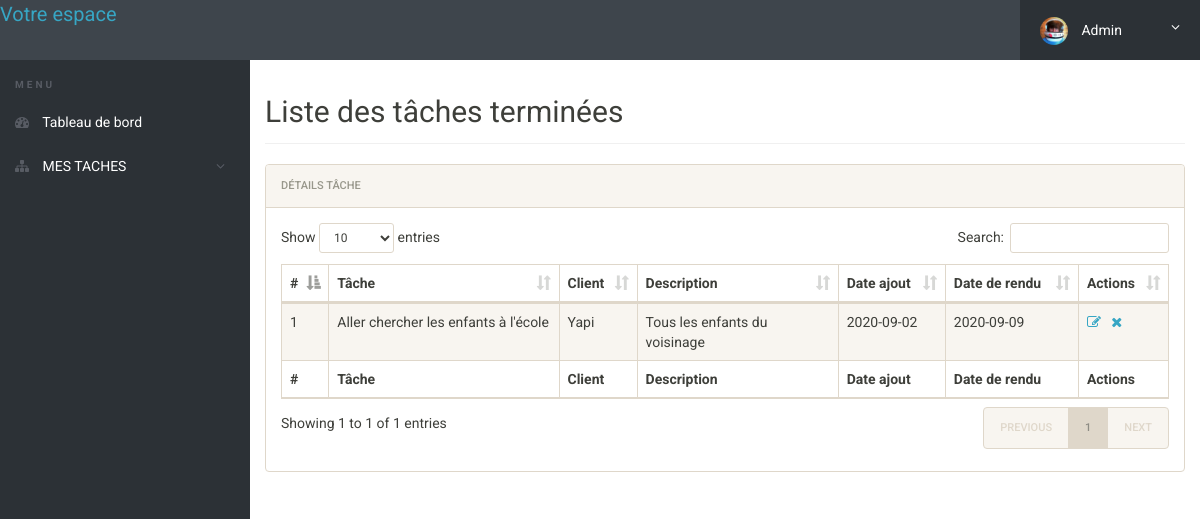
Page /tasks-finished.php (signed in) on the committed database.
### tables this page shows
CREATE TABLE `taches` (
  `id_tach` int(11) NOT NULL,
  `nom_tache` varchar(255) NOT NULL,
  `nom_client` varchar(255) NOT NULL,
  `description` text NOT NULL,
  `date_ajout` date NOT NULL,
  `date_rendu` date NOT NULL,
  `statut` varchar(60) NOT NULL
);

### tasks-finished.php (the view, shortened to what this page needs)
<?php
include('includes/config.php');
if(strlen($_SESSION['alogin'])==0)
	{
header('location:index.php');
}
else{
 ?>
<!doctype html>
<html lang="en" class="no-js">
<head>
	<link rel="stylesheet" href="css/font-awesome.min.css">
	<link rel="stylesheet" href="css/bootstrap.min.css">
	<link rel="stylesheet" href="css/dataTables.bootstrap.min.css">
	<link rel="stylesheet" href="css/bootstrap-social.css">
	<link rel="stylesheet" href="css/bootstrap-select.css">
	<link rel="stylesheet" href="css/fileinput.min.css">
	<link rel="stylesheet" href="css/awesome-bootstrap-checkbox.css">
	<link rel="stylesheet" href="css/style.css">
</head>
<body>
	<?php include('includes/header.php');?>
	<div class="ts-main-content">
		<?php include('includes/leftbar.php');?>
		<div class="content-wrapper">
			<div class="container-fluid">
				<div class="row">
					<div class="col-md-12">
						<h2 class="page-title">Liste des tâches terminées</h2>
						<div class="panel panel-default">
							<div class="panel-heading">Détails tâche</div>
							<div class="panel-body">
								<table id="zctb" class="display table table-striped table-bordered table-hover" cellspacing="0" width="100%">
									<thead>
										<tr>
										<th>#</th>
											<th>Tâche</th>
											<th>Client </th>
											<th>Description</th>
											<th>Date ajout</th>
											<th>Date de rendu</th>
											<th>Actions</th>
										</tr>
									</thead>
									<tfoot>
										<tr>
										<th>#</th>
											<th>Tâche</th>
											<th>Client </th>
											<th>Description</th>
											<th>Date ajout</th>
											<th>Date de rendu</th>
											<th>Actions</th>
										</tr>
									</tfoot>
									<tbody>
<?php
	$sql = "SELECT * from taches where statut = 'terminée'";
	$query = $dbh -> prepare($sql);
	$query->execute();
	$results=$query->fetchAll(PDO::FETCH_OBJ);
	$cnt=1;
	if($query->rowCount() > 0)
	{
	foreach($results as $result)
{
?>
										<tr>
											<td><?php echo htmlentities($cnt);?></td>
											<td><?php echo htmlentities($result->nom_tache);?></td>
											<td><?php echo htmlentities($result->nom_client);?></td>
											<td><?php echo htmlentities($result->description);?></td>
											<td><?php echo htmlentities($result->date_ajout);?></td>
												<td><?php echo htmlentities($result->date_rendu);?></td>
											<td><a href="edit-task.php?id=<?php echo $result->id_tach;?>"><i class="fa fa-edit"></i></a>&nbsp;&nbsp;
												<a href="manage-tasks.php?del=<?php echo $result->id_tach;?>" onclick="return confirm('Voulez-vous vraiment supprimer la tâche ? ');"><i class="fa fa-close"></i></a></td>
										</tr>
										<?php $cnt=$cnt+1; }} ?>
									</tbody>
								</table>
							</div>
						</div>
					</div>
				</div>
			</div>
		</div>
	</div>
</body>
</html>
<?php } ?>

### css/style.css (style rules this page uses)
html { font-size: 14px; }
@media only screen and (min-width: 480px) { html { font-size: 17px; } }
@media only screen and (min-width: 768px) { html { font-size: 14px; } }
body { font-size: 1em; }
a { color: #37a6c4; }
.panel { overflow: hidden; }
.page-title { padding-bottom: 15px; margin-bottom: 20px; border-bottom: 1px solid #f0f0f0; }
.ts-main-content .content-wrapper { padding-top: 15px; margin-top: 60px; }
@media only screen and (min-width: 992px) { .ts-main-content .content-wrapper { margin-left: 250px; } }

### rows in the picture
taches: nom_tache "Aller chercher les enfants à l'école", nom_client "Yapi", description "Tous les enfants du voisinage", date_ajout "2020-09-02", date_rendu "2020-09-09"
